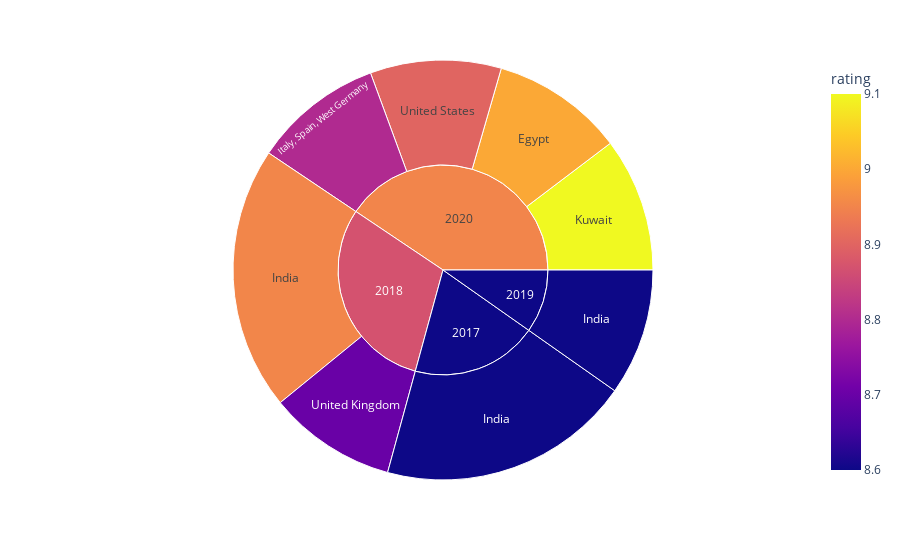

Notebook cell for this chart:
### Code cell
df_by_rating=df.sort_values(by='rating', ascending=False)
import plotly.express as px
top_rated=df_by_rating.head(10)
fig =px.sunburst(
    top_rated,
    path=['enter_year','country'],
    values='rating',
    color='rating')
fig.show()
plt.savefig('Images/rating_enteryear_country.png')

### Figure 1 — Plotly figure (JSON) as saved in the notebook; plotly's stock layout.template omitted (floating-point values rounded to 4 significant figures)
{"data": [{"branchvalues": "total", "customdata": [[9], [8.6], [8.953], [8.6], [8.8], [9.1], [8.7], [8.9], [8.6], [8.87], [8.6], [8.951]], "domain": {"x": [0, 1], "y": [0, 1]}, "hovertemplate": "labels=%{label}<br>rating_sum=%{value}<br>parent=%{parent}<br>id=%{id}<br>rating=%{color}<extra></extra>", "ids": ["2020/Egypt", "2017/India", "2018/India", "2019/India", "2020/Italy, Spain, West Germany", "2020/Kuwait", "2018/United Kingdom", "2020/United States", "2017", "2018", "2019", "2020"], "labels": ["Egypt", "India", "India", "India", "Italy, Spain, West Germany", "Kuwait", "United Kingdom", "United States", "2017", "2018", "2019", "2020"], "marker": {"coloraxis": "coloraxis", "colors": [9, 8.6, 8.953, 8.6, 8.8, 9.1, 8.7, 8.9, 8.6, 8.87, 8.6, 8.951]}, "name": "", "parents": ["2020", "2017", "2018", "2019", "2020", "2020", "2018", "2020", "", "", "", ""], "type": "sunburst", "values": [9, 17.2, 17.9, 8.6, 8.8, 9.1, 8.7, 8.9, 17.2, 26.6, 8.6, 35.8]}], "layout": {"coloraxis": {"colorbar": {"title": {"text": "rating"}}, "colorscale": [[0, "#0d0887"], [0.1111, "#46039f"], [0.2222, "#7201a8"], [0.3333, "#9c179e"], [0.4444, "#bd3786"], [0.5556, "#d8576b"], [0.6667, "#ed7953"], [0.7778, "#fb9f3a"], [0.8889, "#fdca26"], [1, "#f0f921"]]}, "legend": {"tracegroupgap": 0}, "margin": {"t": 60}}}
